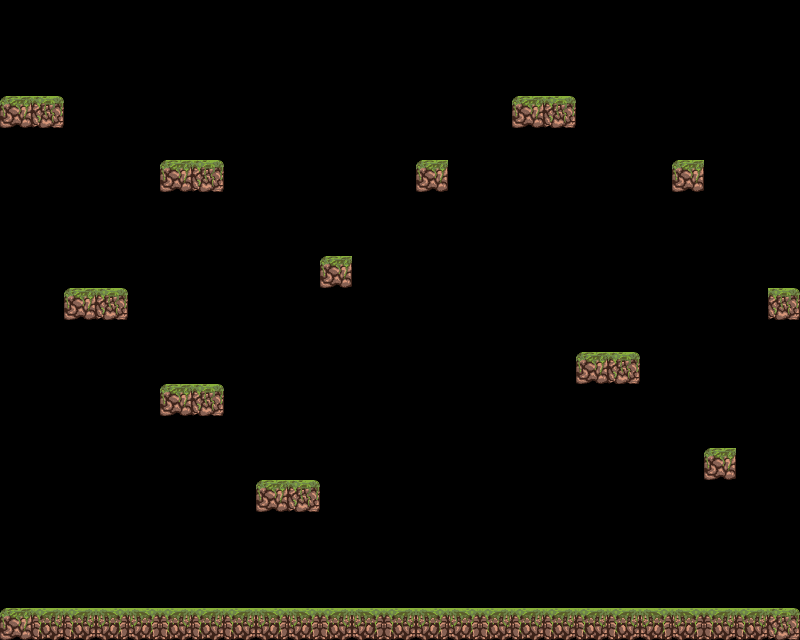

Tiled map render using the project's own tile images. Description and the whole map definition, tile-layer contents included, below:
An orthogonal 25x20 tile map with 32x32 px tiles, 1 tile layer (platforms).

<map version="1.8" tiledversion="1.8.4" orientation="orthogonal" renderorder="right-down" width="25" height="20" tilewidth="32" tileheight="32" infinite="0" nextlayerid="2" nextobjectid="1">
 <editorsettings>
  <export target="level-1.json" format="json" />
 </editorsettings>
 <tileset firstgid="1" name="tileset" tilewidth="32" tileheight="32" tilecount="25" columns="5">
  <image source="tileset.png" width="160" height="160" />
  <tile id="0">
   <properties>
    <property name="collides" type="bool" value="true" />
   </properties>
  </tile>
  <tile id="1">
   <properties>
    <property name="collides" type="bool" value="true" />
   </properties>
  </tile>
  <tile id="2">
   <properties>
    <property name="collides" type="bool" value="true" />
   </properties>
  </tile>
  <tile id="3">
   <properties>
    <property name="collides" type="bool" value="true" />
   </properties>
  </tile>
 </tileset>
 <layer id="1" name="platforms" width="25" height="20">
  <data encoding="csv">
0,0,0,0,0,0,0,0,0,0,0,0,0,0,0,0,0,0,0,0,0,0,0,0,0,
0,5,0,0,0,0,0,0,0,0,0,0,0,0,0,0,0,0,0,0,0,0,0,0,0,
0,7,0,0,0,0,0,0,0,0,0,0,0,0,0,0,12,0,0,0,0,0,0,0,0,
1,4,0,0,5,5,5,5,0,0,0,0,0,0,5,5,1,4,5,0,0,0,0,0,0,
0,0,0,0,0,0,0,0,0,0,0,0,0,0,0,0,0,0,0,0,0,0,0,0,0,
0,0,0,0,0,1,4,0,0,0,0,0,0,1,0,0,0,0,0,0,0,1,0,0,0,
0,0,0,0,0,0,0,0,0,0,0,0,0,0,0,0,0,0,0,0,0,0,0,0,0,
0,0,0,0,0,0,0,0,0,5,5,5,5,5,0,0,0,0,0,0,0,0,0,0,0,
0,0,0,0,0,0,0,0,0,0,1,14,0,0,0,0,0,0,0,0,0,0,0,0,0,
0,0,1,4,0,0,0,0,0,0,0,0,0,0,0,0,0,0,0,0,0,0,0,0,4,
0,0,0,0,0,0,0,0,0,0,0,0,0,0,0,0,0,0,0,0,0,5,5,0,0,
0,0,0,12,5,5,13,5,5,0,0,0,0,0,0,0,0,0,1,4,0,5,5,0,0,
0,0,0,0,0,1,4,0,0,0,0,0,0,0,0,0,0,0,5,0,0,0,0,0,0,
0,0,0,0,0,0,0,0,0,0,0,0,0,0,0,5,5,5,5,0,0,0,0,11,0,
0,0,0,0,0,0,0,0,0,0,0,0,0,0,0,0,0,0,0,0,0,0,1,0,0,
0,5,5,5,0,0,0,0,1,4,0,0,0,0,0,0,0,0,0,0,11,11,11,11,11,
0,0,0,0,0,0,0,0,0,0,0,0,0,0,0,0,0,0,0,0,0,0,0,0,0,
0,0,0,0,0,0,0,0,0,0,0,0,0,0,0,0,0,0,0,0,0,0,0,0,0,
0,0,0,0,0,0,0,0,0,0,0,0,0,0,0,0,0,0,0,0,0,0,0,0,0,
1,2,2,3,3,2,2,2,3,3,2,3,2,3,3,2,2,2,2,2,3,3,2,2,4
</data>
 </layer>
</map>